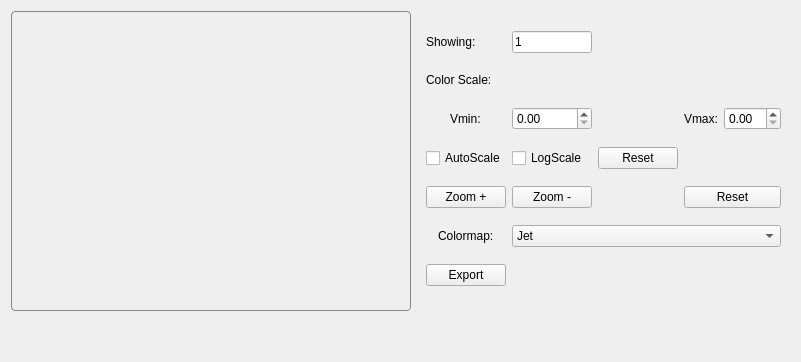
                <widget class="QWidget" name="gisaxsImageTab">
                 <property name="styleSheet">
                  <string notr="true"/>
                 </property>
                 <attribute name="title">
                  <string>GISAXS</string>
                 </attribute>
                 <layout class="QGridLayout" name="gridLayout_19">
                  <item row="1" column="0">
                   <spacer name="gisaxsImageGraphicsViewSpacer">
                    <property name="orientation">
                     <enum>Qt::Vertical</enum>
                    </property>
                    <property name="sizeHint" stdset="0">
                     <size>
                      <width>20</width>
                      <height>40</height>
                     </size>
                    </property>
                   </spacer>
                  </item>
                  <item row="0" column="0">
                   <widget class="QGraphicsView" name="gisaxsImageGraphicsView">
                    <property name="sizePolicy">
                     <sizepolicy hsizetype="Fixed" vsizetype="Fixed">
                      <horstretch>0</horstretch>
                      <verstretch>0</verstretch>
                     </sizepolicy>
                    </property>
                    <property name="minimumSize">
                     <size>
                      <width>400</width>
                      <height>300</height>
                     </size>
                    </property>
                    <property name="styleSheet">
                     <string notr="true">QGraphicsView {
    background: transparent;
    border: 1px solid #888888; 
    border-radius: 4px;  
}</string>
                    </property>
                   </widget>
                  </item>
                  <item row="0" column="1">
                   <widget class="QWidget" name="gisaxsImageParametersWidget" native="true">
                    <layout class="QGridLayout" name="gridLayout_20">
                     <item row="0" column="0">
                      <widget class="QLabel" name="gisaxsImageShowingLabel">
                       <property name="maximumSize">
                        <size>
                         <width>16777215</width>
                         <height>20</height>
                        </size>
                       </property>
                       <property name="text">
                        <string>Showing:</string>
                       </property>
                      </widget>
                     </item>
                     <item row="6" column="1" colspan="4">
                      <widget class="QComboBox" name="gisaxsImageColormapCombox">
                       <item>
                        <property name="text">
                         <string>Jet</string>
                        </property>
                       </item>
                      </widget>
                     </item>
                     <item row="0" column="1">
                      <widget class="QLineEdit" name="gisaxsImageShowingValue">
                       <property name="sizePolicy">
                        <sizepolicy hsizetype="Fixed" vsizetype="Fixed">
                         <horstretch>0</horstretch>
                         <verstretch>0</verstretch>
                        </sizepolicy>
                       </property>
                       <property name="minimumSize">
                        <size>
                         <width>80</width>
                         <height>0</height>
                        </size>
                       </property>
                       <property name="maximumSize">
                        <size>
                         <width>80</width>
                         <height>16777215</height>
                        </size>
                       </property>
                       <property name="text">
                        <string>1</string>
                       </property>
                      </widget>
                     </item>
                     <item row="3" column="0">
                      <widget class="QCheckBox" name="gisaxsImageAutoScaleCheckBox">
                       <property name="text">
                        <string>AutoScale</string>
                       </property>
                      </widget>
                     </item>
                     <item row="2" column="1">
                      <widget class="QDoubleSpinBox" name="gisaxsImageVminValue"/>
                     </item>
                     <item row="4" column="1">
                      <widget class="QPushButton" name="gisaxsImageZoomOutButton">
                       <property name="text">
                        <string>Zoom -</string>
                       </property>
                      </widget>
                     </item>
                     <item row="2" column="3">
                      <widget class="QLabel" name="gisaxsImageVmaxLabel">
                       <property name="maximumSize">
                        <size>
                         <width>1000</width>
                         <height>16777215</height>
                        </size>
                       </property>
                       <property name="text">
                        <string>Vmax:</string>
                       </property>
                      </widget>
                     </item>
                     <item row="6" column="0" alignment="Qt::AlignHCenter">
                      <widget class="QLabel" name="gisaxsImageColormapLabel">
                       <property name="maximumSize">
                        <size>
                         <width>16777215</width>
                         <height>23</height>
                        </size>
                       </property>
                       <property name="text">
                        <string>Colormap:</string>
                       </property>
                      </widget>
                     </item>
                     <item row="2" column="0" alignment="Qt::AlignHCenter">
                      <widget class="QLabel" name="gisaxsImageVminLabel">
                       <property name="maximumSize">
                        <size>
                         <width>1000</width>
                         <height>16777215</height>
                        </size>
                       </property>
                       <property name="text">
                        <string>Vmin:</string>
                       </property>
                      </widget>
                     </item>
                     <item row="4" column="0">
                      <widget class="QPushButton" name="gisaxsImageZoomInButton">
                       <property name="text">
                        <string>Zoom +</string>
                       </property>
                      </widget>
                     </item>
                     <item row="2" column="4">
                      <widget class="QDoubleSpinBox" name="gisaxsImageVmaxValue"/>
                     </item>
                     <item row="1" column="0">
                      <widget class="QLabel" name="gisaxsImageColorScaleLabel">
                       <property name="maximumSize">
                        <size>
                         <width>16777215</width>
                         <height>20</height>
                        </size>
                       </property>
                       <property name="text">
                        <string>Color Scale:</string>
                       </property>
                      </widget>
                     </item>
                     <item row="4" column="3" colspan="2">
                      <widget class="QPushButton" name="gisaxsImageZoomResetButton">
                       <property name="text">
                        <string>Reset</string>
                       </property>
                      </widget>
                     </item>
                     <item row="3" column="2">
                      <widget class="QPushButton" name="gisaxsImageAutoScaleResetButton">
                       <property name="text">
                        <string>Reset</string>
                       </property>
                      </widget>
                     </item>
                     <item row="3" column="1">
                      <widget class="QCheckBox" name="gisaxsImageLogScaleCheckBox">
                       <property name="text">
                        <string>LogScale</string>
                       </property>
                      </widget>
                     </item>
                     <item row="7" column="0">
                      <widget class="QPushButton" name="gisaxsImageExportButton">
                       <property name="text">
                        <string>Export</string>
                       </property>
                      </widget>
                     </item>
                    </layout>
                   </widget>
                  </item>
                 </layout>
                </widget>
